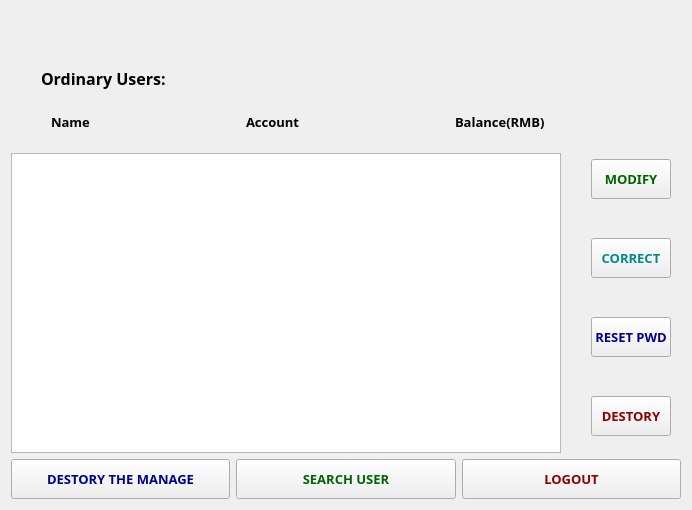
<?xml version="1.0" encoding="UTF-8"?>
<ui version="4.0">
 <class>HUserPage</class>
 <widget class="QWidget" name="HUserPage">
  <property name="geometry">
   <rect>
    <x>0</x>
    <y>0</y>
    <width>692</width>
    <height>510</height>
   </rect>
  </property>
  <property name="minimumSize">
   <size>
    <width>692</width>
    <height>510</height>
   </size>
  </property>
  <property name="maximumSize">
   <size>
    <width>692</width>
    <height>510</height>
   </size>
  </property>
  <property name="font">
   <font>
    <family>微软雅黑 Light</family>
    <pointsize>10</pointsize>
   </font>
  </property>
  <property name="windowTitle">
   <string>Manage</string>
  </property>
  <layout class="QVBoxLayout" name="verticalLayout_3">
   <item>
    <layout class="QHBoxLayout" name="horizontalLayout_5">
     <item>
      <spacer name="horizontalSpacer_11">
       <property name="orientation">
        <enum>Qt::Horizontal</enum>
       </property>
       <property name="sizeType">
        <enum>QSizePolicy::Fixed</enum>
       </property>
       <property name="sizeHint" stdset="0">
        <size>
         <width>20</width>
         <height>20</height>
        </size>
       </property>
      </spacer>
     </item>
     <item>
      <widget class="QLabel" name="lab_name">
       <property name="enabled">
        <bool>true</bool>
       </property>
       <property name="sizePolicy">
        <sizepolicy hsizetype="Fixed" vsizetype="Fixed">
         <horstretch>0</horstretch>
         <verstretch>0</verstretch>
        </sizepolicy>
       </property>
       <property name="minimumSize">
        <size>
         <width>0</width>
         <height>40</height>
        </size>
       </property>
       <property name="maximumSize">
        <size>
         <width>16777215</width>
         <height>40</height>
        </size>
       </property>
       <property name="font">
        <font>
         <family>微软雅黑</family>
         <pointsize>22</pointsize>
        </font>
       </property>
       <property name="text">
        <string/>
       </property>
      </widget>
     </item>
     <item>
      <spacer name="horizontalSpacer_13">
       <property name="orientation">
        <enum>Qt::Horizontal</enum>
       </property>
       <property name="sizeHint" stdset="0">
        <size>
         <width>40</width>
         <height>20</height>
        </size>
       </property>
      </spacer>
     </item>
    </layout>
   </item>
   <item>
    <layout class="QHBoxLayout" name="horizontalLayout_4">
     <property name="topMargin">
      <number>10</number>
     </property>
     <item>
      <spacer name="horizontalSpacer_12">
       <property name="orientation">
        <enum>Qt::Horizontal</enum>
       </property>
       <property name="sizeType">
        <enum>QSizePolicy::Fixed</enum>
       </property>
       <property name="sizeHint" stdset="0">
        <size>
         <width>30</width>
         <height>20</height>
        </size>
       </property>
      </spacer>
     </item>
     <item>
      <widget class="QLabel" name="lab_tip">
       <property name="font">
        <font>
         <pointsize>12</pointsize>
         <weight>75</weight>
         <bold>true</bold>
        </font>
       </property>
       <property name="text">
        <string>Ordinary Users:</string>
       </property>
      </widget>
     </item>
     <item>
      <spacer name="horizontalSpacer_14">
       <property name="orientation">
        <enum>Qt::Horizontal</enum>
       </property>
       <property name="sizeHint" stdset="0">
        <size>
         <width>40</width>
         <height>20</height>
        </size>
       </property>
      </spacer>
     </item>
    </layout>
   </item>
   <item>
    <layout class="QHBoxLayout" name="horizontalLayout_6">
     <item>
      <layout class="QHBoxLayout" name="horizontalLayout_3">
       <item>
        <layout class="QVBoxLayout" name="verticalLayout_2">
         <item>
          <layout class="QHBoxLayout" name="horizontalLayout">
           <item>
            <spacer name="horizontalSpacer">
             <property name="orientation">
              <enum>Qt::Horizontal</enum>
             </property>
             <property name="sizeType">
              <enum>QSizePolicy::Fixed</enum>
             </property>
             <property name="sizeHint" stdset="0">
              <size>
               <width>40</width>
               <height>20</height>
              </size>
             </property>
            </spacer>
           </item>
           <item>
            <widget class="QLabel" name="lab_tip_2">
             <property name="sizePolicy">
              <sizepolicy hsizetype="Fixed" vsizetype="Preferred">
               <horstretch>0</horstretch>
               <verstretch>0</verstretch>
              </sizepolicy>
             </property>
             <property name="font">
              <font>
               <pointsize>10</pointsize>
               <weight>75</weight>
               <bold>true</bold>
              </font>
             </property>
             <property name="text">
              <string>Name</string>
             </property>
            </widget>
           </item>
           <item>
            <spacer name="horizontalSpacer_2">
             <property name="orientation">
              <enum>Qt::Horizontal</enum>
             </property>
             <property name="sizeType">
              <enum>QSizePolicy::Expanding</enum>
             </property>
             <property name="sizeHint" stdset="0">
              <size>
               <width>40</width>
               <height>20</height>
              </size>
             </property>
            </spacer>
           </item>
           <item>
            <widget class="QLabel" name="lab_tip_3">
             <property name="sizePolicy">
              <sizepolicy hsizetype="Fixed" vsizetype="Preferred">
               <horstretch>0</horstretch>
               <verstretch>0</verstretch>
              </sizepolicy>
             </property>
             <property name="font">
              <font>
               <pointsize>10</pointsize>
               <weight>75</weight>
               <bold>true</bold>
              </font>
             </property>
             <property name="text">
              <string>Account</string>
             </property>
            </widget>
           </item>
           <item>
            <spacer name="horizontalSpacer_3">
             <property name="orientation">
              <enum>Qt::Horizontal</enum>
             </property>
             <property name="sizeType">
              <enum>QSizePolicy::Expanding</enum>
             </property>
             <property name="sizeHint" stdset="0">
              <size>
               <width>40</width>
               <height>20</height>
              </size>
             </property>
            </spacer>
           </item>
           <item>
            <widget class="QLabel" name="lab_tip_4">
             <property name="sizePolicy">
              <sizepolicy hsizetype="Fixed" vsizetype="Preferred">
               <horstretch>0</horstretch>
               <verstretch>0</verstretch>
              </sizepolicy>
             </property>
             <property name="font">
              <font>
               <pointsize>10</pointsize>
               <weight>75</weight>
               <bold>true</bold>
              </font>
             </property>
             <property name="text">
              <string>Balance(RMB)</string>
             </property>
            </widget>
           </item>
           <item>
            <spacer name="horizontalSpacer_4">
             <property name="orientation">
              <enum>Qt::Horizontal</enum>
             </property>
             <property name="sizeType">
              <enum>QSizePolicy::Fixed</enum>
             </property>
             <property name="sizeHint" stdset="0">
              <size>
               <width>40</width>
               <height>20</height>
              </size>
             </property>
            </spacer>
           </item>
          </layout>
         </item>
         <item>
          <widget class="QListWidget" name="list_users">
           <property name="minimumSize">
            <size>
             <width>550</width>
             <height>300</height>
            </size>
           </property>
           <property name="maximumSize">
            <size>
             <width>550</width>
             <height>300</height>
            </size>
           </property>
          </widget>
         </item>
        </layout>
       </item>
       <item>
        <layout class="QVBoxLayout" name="verticalLayout">
         <item>
          <spacer name="verticalSpacer_4">
           <property name="orientation">
            <enum>Qt::Vertical</enum>
           </property>
           <property name="sizeType">
            <enum>QSizePolicy::Fixed</enum>
           </property>
           <property name="sizeHint" stdset="0">
            <size>
             <width>20</width>
             <height>50</height>
            </size>
           </property>
          </spacer>
         </item>
         <item>
          <widget class="QPushButton" name="btn_modify">
           <property name="minimumSize">
            <size>
             <width>0</width>
             <height>40</height>
            </size>
           </property>
           <property name="maximumSize">
            <size>
             <width>16777215</width>
             <height>40</height>
            </size>
           </property>
           <property name="font">
            <font>
             <weight>75</weight>
             <bold>true</bold>
            </font>
           </property>
           <property name="styleSheet">
            <string notr="true">QPushButton{color:darkGreen}</string>
           </property>
           <property name="text">
            <string>MODIFY</string>
           </property>
           <property name="autoDefault">
            <bool>false</bool>
           </property>
           <property name="default">
            <bool>false</bool>
           </property>
           <property name="flat">
            <bool>false</bool>
           </property>
          </widget>
         </item>
         <item>
          <spacer name="verticalSpacer">
           <property name="orientation">
            <enum>Qt::Vertical</enum>
           </property>
           <property name="sizeType">
            <enum>QSizePolicy::Fixed</enum>
           </property>
           <property name="sizeHint" stdset="0">
            <size>
             <width>20</width>
             <height>20</height>
            </size>
           </property>
          </spacer>
         </item>
         <item>
          <widget class="QPushButton" name="btn_correct">
           <property name="minimumSize">
            <size>
             <width>0</width>
             <height>40</height>
            </size>
           </property>
           <property name="maximumSize">
            <size>
             <width>16777215</width>
             <height>40</height>
            </size>
           </property>
           <property name="font">
            <font>
             <weight>75</weight>
             <bold>true</bold>
            </font>
           </property>
           <property name="styleSheet">
            <string notr="true">QPushButton{color:darkCyan}</string>
           </property>
           <property name="text">
            <string>CORRECT</string>
           </property>
           <property name="autoDefault">
            <bool>false</bool>
           </property>
           <property name="default">
            <bool>false</bool>
           </property>
           <property name="flat">
            <bool>false</bool>
           </property>
          </widget>
         </item>
         <item>
          <spacer name="verticalSpacer_2">
           <property name="orientation">
            <enum>Qt::Vertical</enum>
           </property>
           <property name="sizeType">
            <enum>QSizePolicy::Fixed</enum>
           </property>
           <property name="sizeHint" stdset="0">
            <size>
             <width>20</width>
             <height>20</height>
            </size>
           </property>
          </spacer>
         </item>
         <item>
          <widget class="QPushButton" name="btn_reset">
           <property name="minimumSize">
            <size>
             <width>0</width>
             <height>40</height>
            </size>
           </property>
           <property name="maximumSize">
            <size>
             <width>16777215</width>
             <height>40</height>
            </size>
           </property>
           <property name="font">
            <font>
             <weight>75</weight>
             <bold>true</bold>
            </font>
           </property>
           <property name="styleSheet">
            <string notr="true">QPushButton{color:darkBlue}</string>
           </property>
           <property name="text">
            <string>RESET PWD</string>
           </property>
           <property name="autoDefault">
            <bool>false</bool>
           </property>
           <property name="default">
            <bool>false</bool>
           </property>
           <property name="flat">
            <bool>false</bool>
           </property>
          </widget>
         </item>
         <item>
          <spacer name="verticalSpacer_3">
           <property name="orientation">
            <enum>Qt::Vertical</enum>
           </property>
           <property name="sizeType">
            <enum>QSizePolicy::Fixed</enum>
           </property>
           <property name="sizeHint" stdset="0">
            <size>
             <width>20</width>
             <height>20</height>
            </size>
           </property>
          </spacer>
         </item>
         <item>
          <widget class="QPushButton" name="btn_cacnt">
           <property name="minimumSize">
            <size>
             <width>0</width>
             <height>40</height>
            </size>
           </property>
           <property name="maximumSize">
            <size>
             <width>16777215</width>
             <height>40</height>
            </size>
           </property>
           <property name="font">
            <font>
             <weight>75</weight>
             <bold>true</bold>
            </font>
           </property>
           <property name="styleSheet">
            <string notr="true">QPushButton{color:darkRed}</string>
           </property>
           <property name="text">
            <string>DESTORY</string>
           </property>
           <property name="autoDefault">
            <bool>false</bool>
           </property>
           <property name="default">
            <bool>false</bool>
           </property>
           <property name="flat">
            <bool>false</bool>
           </property>
          </widget>
         </item>
        </layout>
       </item>
      </layout>
     </item>
     <item>
      <spacer name="horizontalSpacer_5">
       <property name="orientation">
        <enum>Qt::Horizontal</enum>
       </property>
       <property name="sizeType">
        <enum>QSizePolicy::Fixed</enum>
       </property>
       <property name="sizeHint" stdset="0">
        <size>
         <width>10</width>
         <height>20</height>
        </size>
       </property>
      </spacer>
     </item>
    </layout>
   </item>
   <item>
    <layout class="QHBoxLayout" name="horizontalLayout_2">
     <item>
      <widget class="QPushButton" name="btn_cus">
       <property name="minimumSize">
        <size>
         <width>0</width>
         <height>40</height>
        </size>
       </property>
       <property name="maximumSize">
        <size>
         <width>16777215</width>
         <height>40</height>
        </size>
       </property>
       <property name="font">
        <font>
         <weight>75</weight>
         <bold>true</bold>
        </font>
       </property>
       <property name="styleSheet">
        <string notr="true">QPushButton{color:darkBlue}</string>
       </property>
       <property name="text">
        <string>DESTORY THE MANAGE</string>
       </property>
       <property name="autoDefault">
        <bool>false</bool>
       </property>
       <property name="default">
        <bool>false</bool>
       </property>
       <property name="flat">
        <bool>false</bool>
       </property>
      </widget>
     </item>
     <item>
      <widget class="QPushButton" name="btn_search">
       <property name="minimumSize">
        <size>
         <width>0</width>
         <height>40</height>
        </size>
       </property>
       <property name="maximumSize">
        <size>
         <width>16777215</width>
         <height>40</height>
        </size>
       </property>
       <property name="font">
        <font>
         <weight>75</weight>
         <bold>true</bold>
        </font>
       </property>
       <property name="styleSheet">
        <string notr="true">QPushButton{color:darkGreen}</string>
       </property>
       <property name="text">
        <string>SEARCH USER</string>
       </property>
       <property name="autoDefault">
        <bool>false</bool>
       </property>
       <property name="default">
        <bool>false</bool>
       </property>
       <property name="flat">
        <bool>false</bool>
       </property>
      </widget>
     </item>
     <item>
      <widget class="QPushButton" name="btn_logout">
       <property name="minimumSize">
        <size>
         <width>0</width>
         <height>40</height>
        </size>
       </property>
       <property name="maximumSize">
        <size>
         <width>16777215</width>
         <height>40</height>
        </size>
       </property>
       <property name="font">
        <font>
         <weight>75</weight>
         <bold>true</bold>
        </font>
       </property>
       <property name="styleSheet">
        <string notr="true">QPushButton{color:darkRed}</string>
       </property>
       <property name="text">
        <string>LOGOUT</string>
       </property>
       <property name="autoDefault">
        <bool>false</bool>
       </property>
      </widget>
     </item>
    </layout>
   </item>
  </layout>
 </widget>
 <layoutdefault spacing="6" margin="11"/>
 <resources/>
 <connections/>
</ui>
